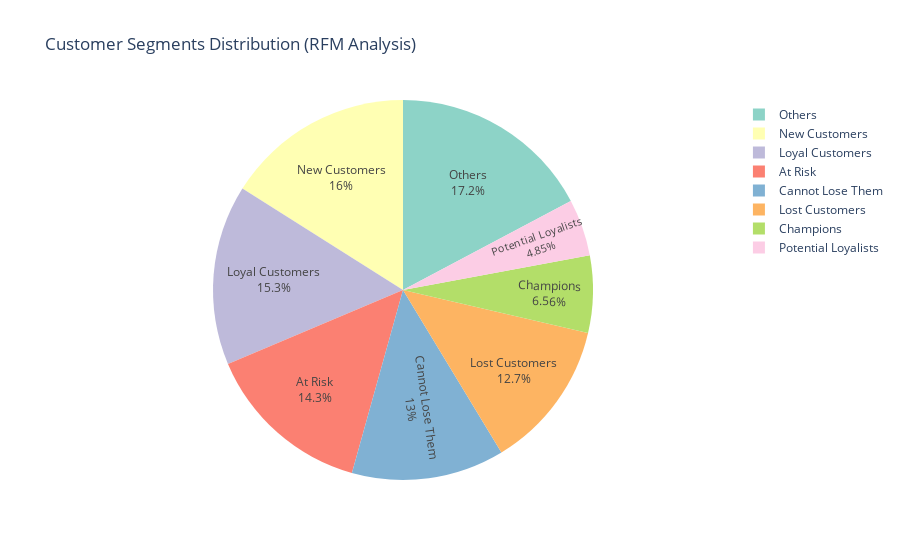

Notebook code for this chart:
### Markdown cell above
## 2. RFM Analysis and Segmentation

### Code cell
# RFM Scoring and Segmentation
def create_rfm_segments(rfm_df):
    """Create RFM segments based on quintile scoring"""
    
    # Create RFM scores (quintiles)
    rfm_df['R_Score'] = pd.qcut(rfm_df['Recency'].rank(method='first'), 5, labels=[5,4,3,2,1])  # Lower recency = higher score
    rfm_df['F_Score'] = pd.qcut(rfm_df['Frequency'].rank(method='first'), 5, labels=[1,2,3,4,5])  # Higher frequency = higher score
    rfm_df['M_Score'] = pd.qcut(rfm_df['Monetary'].rank(method='first'), 5, labels=[1,2,3,4,5])   # Higher monetary = higher score
    
    # Convert to integers
    rfm_df['R_Score'] = rfm_df['R_Score'].astype(int)
    rfm_df['F_Score'] = rfm_df['F_Score'].astype(int)
    rfm_df['M_Score'] = rfm_df['M_Score'].astype(int)
    
    # Create RFM combined score
    rfm_df['RFM_Score'] = rfm_df['R_Score'].astype(str) + rfm_df['F_Score'].astype(str) + rfm_df['M_Score'].astype(str)
    
    # Define segment rules
    def assign_segment(row):
        if row['R_Score'] >= 4 and row['F_Score'] >= 4 and row['M_Score'] >= 4:
            return 'Champions'
        elif row['R_Score'] >= 3 and row['F_Score'] >= 3 and row['M_Score'] >= 3:
            return 'Loyal Customers'
        elif row['R_Score'] >= 4 and row['F_Score'] <= 2:
            return 'New Customers'
        elif row['R_Score'] >= 3 and row['F_Score'] <= 2 and row['M_Score'] >= 3:
            return 'Potential Loyalists'
        elif row['R_Score'] <= 2 and row['F_Score'] >= 3 and row['M_Score'] >= 3:
            return 'At Risk'
        elif row['R_Score'] <= 2 and row['F_Score'] >= 2 and row['M_Score'] <= 2:
            return 'Cannot Lose Them'
        elif row['R_Score'] <= 2 and row['F_Score'] <= 2:
            return 'Lost Customers'
        else:
            return 'Others'
    
    rfm_df['RFM_Segment'] = rfm_df.apply(assign_segment, axis=1)
    
    return rfm_df

# Apply RFM segmentation
rfm_segmented = create_rfm_segments(rfm_data.copy())

# Display segment distribution
segment_dist = rfm_segmented['RFM_Segment'].value_counts()
print("🎯 RFM SEGMENT DISTRIBUTION:")
print("=" * 40)
for segment, count in segment_dist.items():
    percentage = (count / len(rfm_segmented)) * 100
    print(f"{segment:<20}: {count:>4} ({percentage:>5.1f}%)")

# Visualize RFM segments
fig = px.pie(
    values=segment_dist.values,
    names=segment_dist.index,
    title='Customer Segments Distribution (RFM Analysis)',
    color_discrete_sequence=px.colors.qualitative.Set3
)
fig.update_traces(textposition='inside', textinfo='percent+label')
fig.show()

### Figure 1 — Plotly figure (JSON) as saved in the notebook; plotly's stock layout.template omitted (floating-point values rounded to 4 significant figures)
{"data": [{"domain": {"x": [0, 1], "y": [0, 1]}, "hovertemplate": "label=%{label}<br>value=%{value}<extra></extra>", "labels": ["Others", "New Customers", "Loyal Customers", "At Risk", "Cannot Lose Them", "Lost Customers", "Champions", "Potential Loyalists"], "legendgroup": "", "name": "", "showlegend": true, "textinfo": "percent+label", "textposition": "inside", "type": "pie", "values": [672, 625, 598, 558, 507, 495, 256, 189]}], "layout": {"legend": {"tracegroupgap": 0}, "piecolorway": ["rgb(141,211,199)", "rgb(255,255,179)", "rgb(190,186,218)", "rgb(251,128,114)", "rgb(128,177,211)", "rgb(253,180,98)", "rgb(179,222,105)", "rgb(252,205,229)", "rgb(217,217,217)", "rgb(188,128,189)", "rgb(204,235,197)", "rgb(255,237,111)"], "title": {"text": "Customer Segments Distribution (RFM Analysis)"}}}
